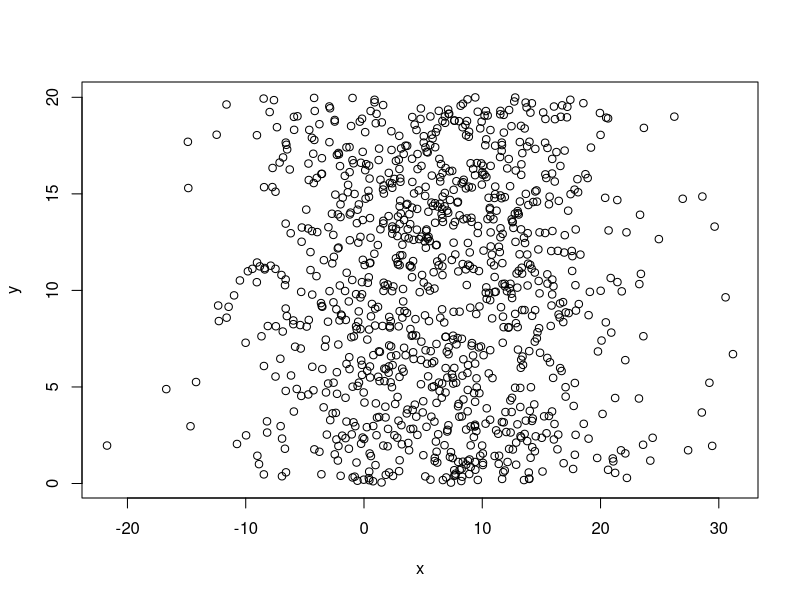
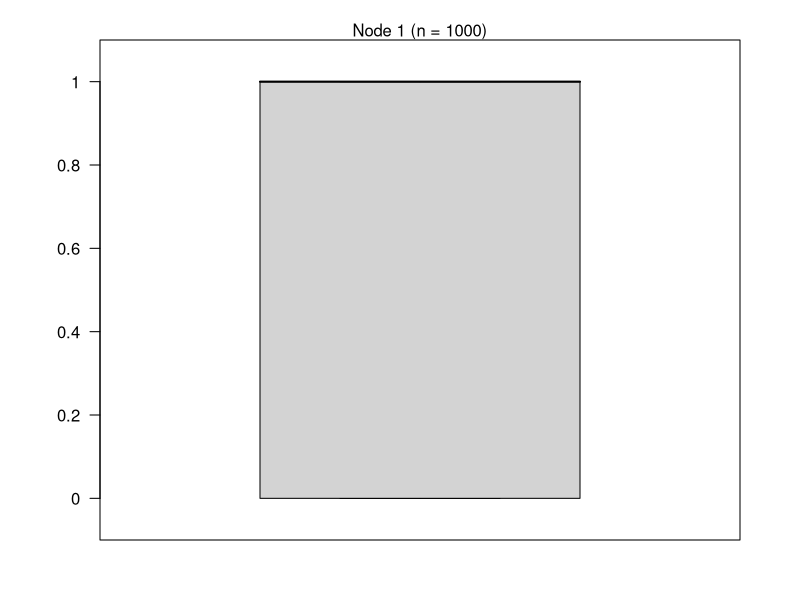

Write the R code that produced these figures, in order.
y = runif(n=1000, min=0, max=20)
x = rnorm(1000, mean = 6, sd = 8)
z = sample(c(0, 1), 1000, replace = TRUE)# 1 to represent + and 0  for o

library("partykit") 

plot(x, y)

# Give the chart file a name.
png(file = "decision_tree.png")

# Create the tree.
output <- ctree(
  z ~ x + y)

# Plot the tree.
plot(output)

# Save the file.
dev.off()
